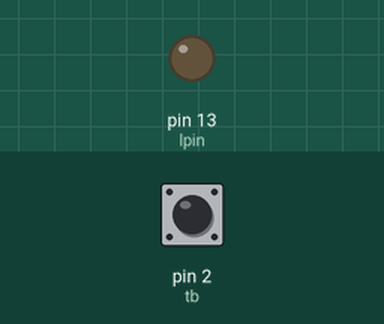
This sketch was run on a simulated Arduino Uno, built with avr-gcc and run on an emulated ATmega328P. On the bench: output pins drawn as LEDs (lit = HIGH). The test bench sets the inputs (shaded band); at power-on: pin 2 (tb) HIGH.

Above: at 1.2 s.
1.3 s: pin 2 (tb) pulled LOW for 0.15 s
At 2.5 s:
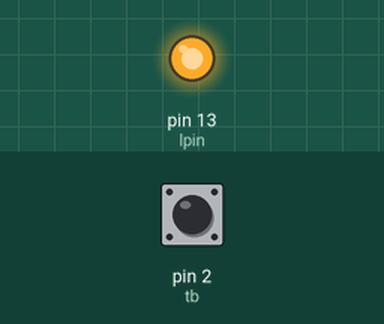
2.9 s: pin 2 (tb) pulled LOW for 1 s
At 3.9 s:
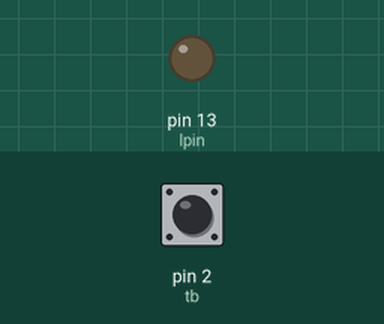
5.4 s: pin 2 (tb) pulled LOW for 3.2 s
At 5.8 s:
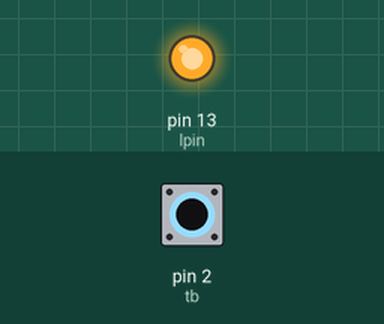
Timing chart, 0 to 8.4 s (numbered marks = the images above; inputs shaded):
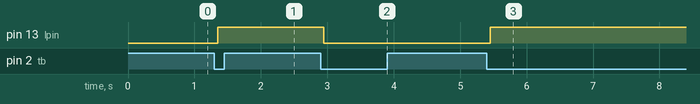

The sketch:

TUGAS_PROTEUS.ino
```cpp
const int tb = 2;
const int lpin = 13;
bool led = false;

void setup() {
 pinMode(tb,INPUT_PULLUP);
 pinMode(lpin,OUTPUT);

}

void loop() {
 if (digitalRead(tb)== LOW){
 delay(50);
 if (digitalRead(tb)== LOW){
 led = !led;
 digitalWrite(lpin,led? HIGH : LOW);
 while (digitalRead(tb)== LOW){}

}
 }
 }
```

Measured:
- after the input at 1.3 s, pin 13 (lpin): LOW → HIGH after 0.05 s
- after the input at 2.9 s, pin 13 (lpin): HIGH → LOW after 0.05 s
- after the input at 5.4 s, pin 13 (lpin): LOW → HIGH after 0.05 s
